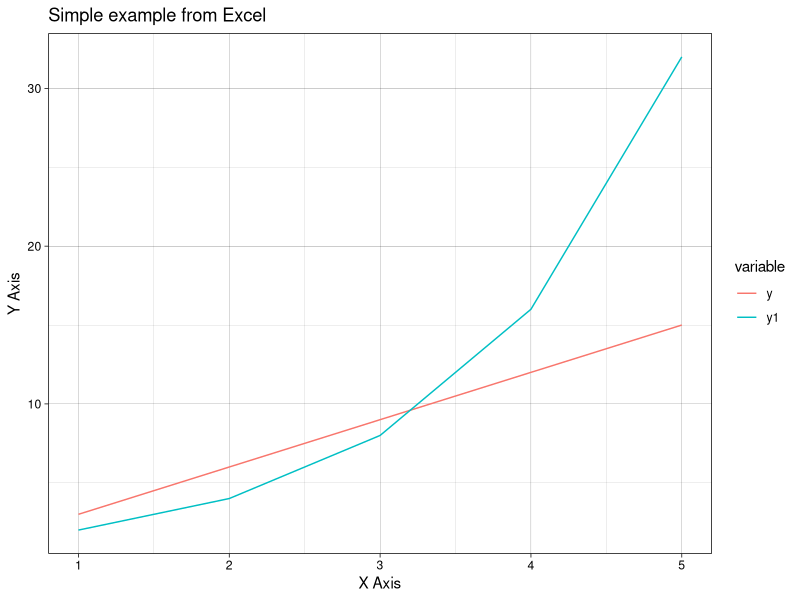

Reproduce this figure in R.
# I'm making a change to this code.
x <- c(1,2,3,4,5) # This is creates a vector in variable x
y <- 3 * x        # This is creates a vector in variable y
y1 <- 2 ** x      # This is creates a vector in variable y1
x
y
y1
df <- data.frame(x, y, y1) # This creates an R Data Frame from the three vectors
df
require(reshape2)
mdf <- melt(df, id.vars = "x", measure.vars = c("y", "y1"))
mdf
require(tidyr)
mdf <- gather(df, variable, value, -x)
mdf
require(ggplot2)
#ggplot(mdf, aes(x=x, y=value, color=variable)) + geom_line() #This is a shorthand for the following lines, we will not be using this kind of shorthand in this class.

ggplot() + 
  #facet_wrap(~variable) +
  labs(title='Simple example from Excel', x="X Axis", y="Y Axis") +
  coord_cartesian() +
  theme_linedraw() +
  
  layer(data=mdf, 
        geom="line", mapping=aes(x=x, y=value, color=variable),  
        position=position_identity(),
        stat="identity",
  )
